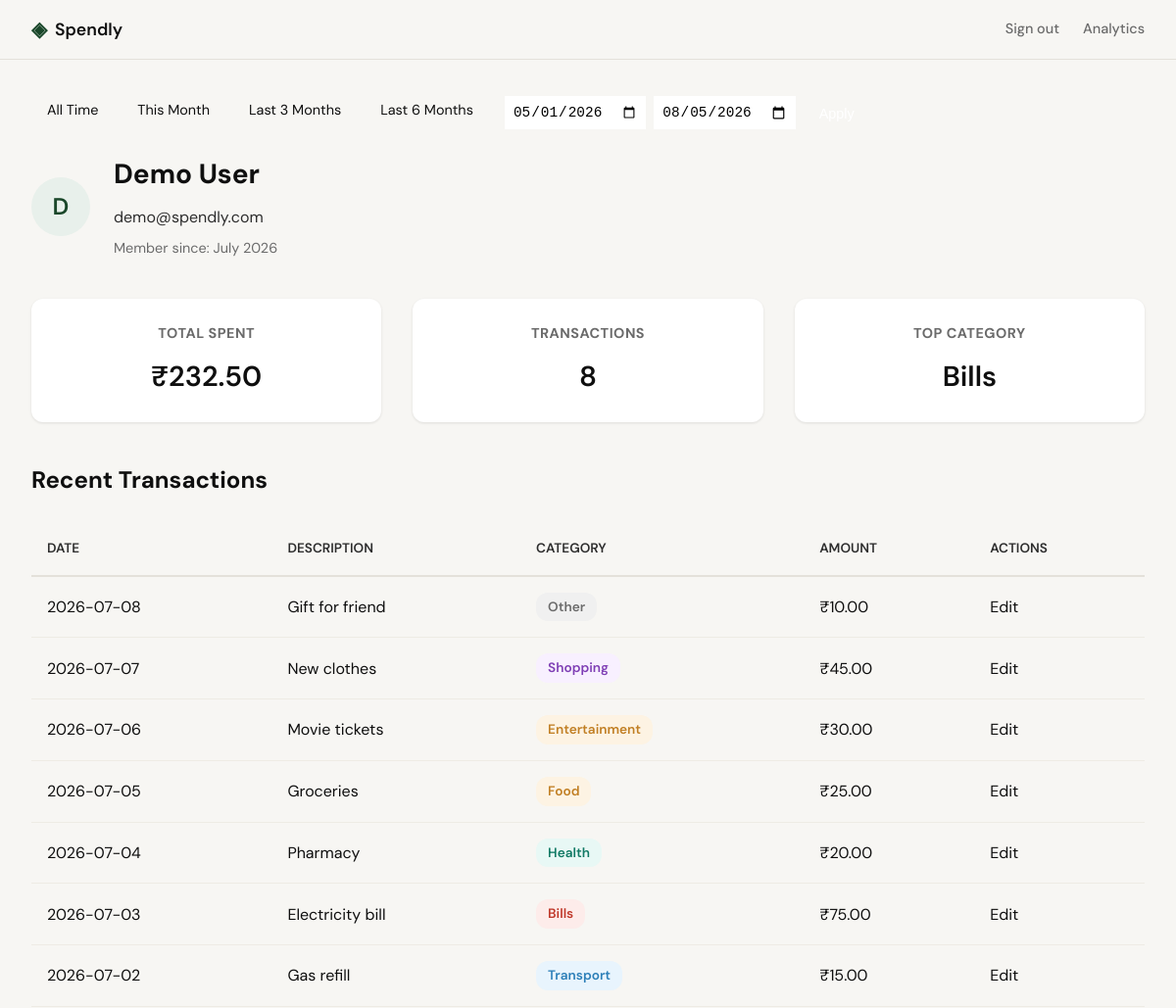
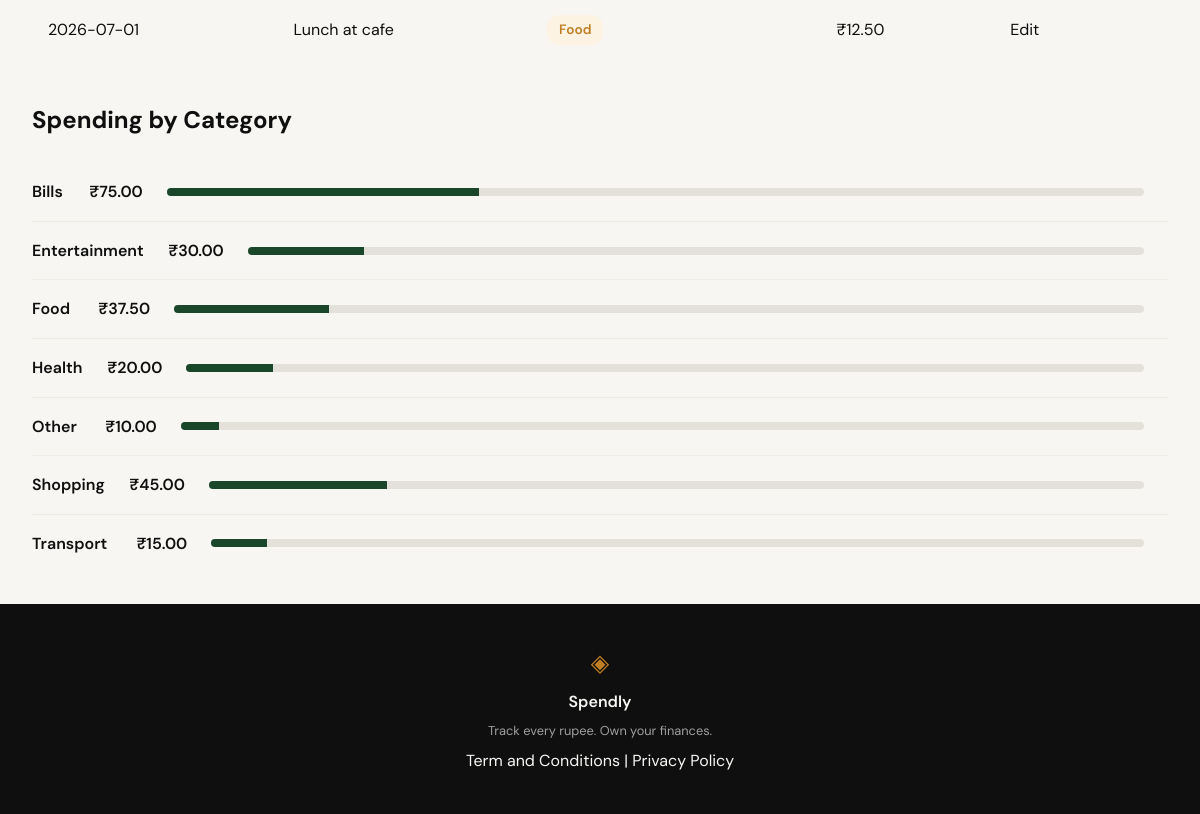
The page /profile?date_from=2026-05-01&date_to=2026-08-05 (signed in) on the database its author committed (2 pictures, top to bottom).
### tables this page shows
CREATE TABLE users (
                id INTEGER PRIMARY KEY AUTOINCREMENT,
                name TEXT NOT NULL,
                email TEXT UNIQUE NOT NULL,
                password_hash TEXT NOT NULL,
                created_at TEXT DEFAULT (datetime('now'))
            );

CREATE TABLE expenses (
                id INTEGER PRIMARY KEY AUTOINCREMENT,
                user_id INTEGER NOT NULL,
                amount REAL NOT NULL,
                category TEXT NOT NULL,
                date TEXT NOT NULL,
                description TEXT,
                created_at TEXT DEFAULT (datetime('now')),
                FOREIGN KEY (user_id) REFERENCES users (id)
            );

### app.py (the view)
@app.route("/profile")
def profile():
    if not session.get("user_id"):
        return redirect(url_for("login"))
    user_id = session["user_id"]
    user = get_user_by_id(user_id)
    if not user:
        session.clear()
        return redirect(url_for("login"))
    date_from = request.args.get('date_from', '').strip()
    date_to = request.args.get('date_to', '').strip()
    def is_valid_date(date_str):
        try:
            if date_str:
                datetime.strptime(date_str, '%Y-%m-%d')
                return True
            return False
        except ValueError:
            return False
    valid_date_from = date_from if is_valid_date(date_from) else None
    valid_date_to = date_to if is_valid_date(date_to) else None
    if (valid_date_from and not valid_date_to) or (not valid_date_from and valid_date_to):
        valid_date_from = None
        valid_date_to = None
    elif valid_date_from and valid_date_to and valid_date_from > valid_date_to:
        flash("Start date must be before end date.", "warning")
        valid_date_from = None
        valid_date_to = None
    today = datetime.now().date()
    this_month_start = today.replace(day=1)
    if today.month <= 3:
        three_months_month = today.month + 12 - 3
        three_months_year = today.year - 1
    else:
        three_months_month = today.month - 3
        three_months_year = today.year
    three_months_start = today.replace(year=three_months_year, month=three_months_month, day=1)
    if today.month <= 6:
        six_months_month = today.month + 12 - 6
        six_months_year = today.year - 1
    else:
        six_months_month = today.month - 6
        six_months_year = today.year
    six_months_start = today.replace(year=six_months_year, month=six_months_month, day=1)
    stats = get_summary_stats(user_id, valid_date_from, valid_date_to)
    recent_transactions = get_recent_transactions(user_id, 10, valid_date_from, valid_date_to)
    category_totals = get_category_breakdown(user_id, valid_date_from, valid_date_to)
    return render_template("profile.html",
                         user=user,
                         stats=stats,
                         recent_transactions=recent_transactions,
                         category_totals=category_totals,
                         date_from=valid_date_from,
                         date_to=valid_date_to,
                         today=today,
                         this_month_start=this_month_start,
                         three_months_start=three_months_start,
                         six_months_start=six_months_start)

### database/db.py (called while the page is built)
def get_db():
    db_path = os.path.join(os.path.dirname(os.path.dirname(__file__)), 'spendly.db')
    conn = sqlite3.connect(db_path)
    conn.execute('PRAGMA foreign_keys = ON')
    conn.row_factory = sqlite3.Row
    return conn

### database/queries.py (called while the page is built)
def get_user_by_id(user_id):
    conn = get_db()
    try:
        user = conn.execute(
            'SELECT id, name, email, created_at FROM users WHERE id = ?',
            (user_id,)
        ).fetchone()
        if user:
            user_dict = dict(user)
            try:
                dt = datetime.strptime(user_dict['created_at'], '%Y-%m-%d %H:%M:%S')
                user_dict['member_since'] = dt.strftime('%B %Y')
            except ValueError:
                user_dict['member_since'] = user_dict['createdat'][:7]  # YYYY-MM
            return user_dict
        return None
    finally:
        conn.close()

def get_recent_transactions(user_id, limit=10, date_from=None, date_to=None):
    conn = get_db()
    try:
        query = '''
            SELECT id, date, description, category, amount
            FROM expenses
            WHERE user_id = ?
        '''
        params = [user_id]
        if date_from and date_to:
            query += ' AND date BETWEEN ? AND ?'
            params.extend([date_from, date_to])
        query += '''
            ORDER BY date DESC, created_at DESC
            LIMIT ?
        '''
        params.append(limit)
        transactions = conn.execute(query, params).fetchall()
        return [dict(tx) for tx in transactions]
    finally:
        conn.close()

def get_category_breakdown(user_id, date_from=None, date_to=None):
    conn = get_db()
    try:
        query = '''
            SELECT category, SUM(amount) as total
            FROM expenses
            WHERE user_id = ?
        '''
        params = [user_id]
        if date_from and date_to:
            query += ' AND date BETWEEN ? AND ?'
            params.extend([date_from, date_to])
        query += '''
            GROUP BY category
        '''
        category_rows = conn.execute(query, params).fetchall()
        category_totals = {}
        for row in category_rows:
            category = row['category']
            amount = float(row['total']) if row['total'] is not None else 0.0
            category_totals[category] = amount
        return category_totals
    finally:
        conn.close()

### templates/profile.html (shortened to what this page needs)
{% extends "base.html" %}
{% block head %}
<link rel="stylesheet" href="{{ url_for('static', filename='css/profile.css') }}">
{% endblock %}
{% block content %}
<div class="profile-container">
    <div class="filter-bar">
        <div class="filter-presets">
            <a href="{{ url_for('profile') }}" class="filter-preset-btn {% if not date_from and not date_to %}active{% endif %}">All Time</a>
            <a href="{{ url_for('profile', date_from=this_month_start, date_to=today) }}" class="filter-preset-btn {% if date_from == this_month_start and date_to == today %}active{% endif %}">This Month</a>
            <a href="{{ url_for('profile', date_from=three_months_start, date_to=today) }}" class="filter-preset-btn {% if date_from == three_months_start and date_to == today %}active{% endif %}">Last 3 Months</a>
            <a href="{{ url_for('profile', date_from=six_months_start, date_to=today) }}" class="filter-preset-btn {% if date_from == six_months_start and date_to == today %}active{% endif %}">Last 6 Months</a>
        </div>
        <div class="filter-custom">
            <form method="GET" action="{{ url_for('profile') }}">
                <input type="date" name="date_from" value="{{ date_from if date_from else '' }}" placeholder="Start date">
                <input type="date" name="date_to" value="{{ date_to if date_to else '' }}" placeholder="End date">
                <button type="submit" class="filter-btn-apply">Apply</button>
            </form>
        </div>
    </div>
    <div class="user-info-card">
        <div class="avatar">{{ user.name[0] }}</div>
        <div class="user-info">
            <h2>{{ user.name }}</h2>
            <p class="email">{{ user.email }}</p>
            <p class="member-since">Member since: {{ user.member_since }}</p>
        </div>
    </div>
    <div class="stats-row">
        <div class="stat-card">
            <h3>Total Spent</h3>
            <p class="stat-value">₹{{ "%.2f"|format(stats.total_spent) }}</p>
        </div>
        <div class="stat-card">
            <h3>Transactions</h3>
            <p class="stat-value">{{ stats.transaction_count }}</p>
        </div>
        <div class="stat-card">
            <h3>Top Category</h3>
            <p class="stat-value">{{ stats.top_category }}</p>
        </div>
    </div>
    <section class="transaction-history">
        <h2>Recent Transactions</h2>
        <table>
            <thead>
                <tr>
                    <th>Date</th>
                    <th>Description</th>
                    <th>Category</th>
                    <th>Amount</th>
                    <th>Actions</th>
                </tr>
            </thead>
            <tbody>
                {% for tx in recent_transactions %}
                <tr>
                    <td>{{ tx.date }}</td>
                    <td>{{ tx.description }}</td>
                    <td><span class="category-badge category-{{ tx.category|lower }}">{{ tx.category }}</span></td>
                    <td>₹{{ "%.2f"|format(tx.amount) }}</td>
                    <td><a href="{{ url_for('edit_expense', id=tx.id) }}">Edit</a></td>
                </tr>
                {% endfor %}
            </tbody>
        </table>
    </section>
    <section class="category-breakdown">
        <h2>Spending by Category</h2>
        <ul class="category-list">
            {% for category, total in category_totals.items() %}
            <li>
                <span class="category-name">{{ category }}</span>
                <span class="category-amount">₹{{ "%.2f"|format(total) }}</span>
                <div class="progress-bar">
                    <div class="progress-fill" style="width: {{ (total / stats.total_spent * 100)|round(0) }}%"></div>
                </div>
            </li>
            {% endfor %}
        </ul>
    </section>
</div>
{% endblock %}

### static/css/style.css (style rules this page uses)
:root { --ink: #0f0f0f; --ink-soft: #2d2d2d; --ink-muted: #6b6b6b; --ink-faint: #a0a0a0; --paper: #f7f6f3; --paper-warm: #f0ede6; --paper-card: #ffffff; --accent: #1a472a; --accent-light: #e8f0eb; --accent-2: #c17f24; --accent-2-light: #fdf3e3; --danger: #c0392b; --danger-light: #fdecea; --border: #e4e1da; --border-soft: #eeebe4; --font-display: 'DM Serif Display', Georgia, serif; --font-body: 'DM Sans', system-ui, sans-serif; --max-width: 1200px; --auth-width: 440px; --radius-sm: 6px; --radius-md: 12px; --radius-lg: 20px; }
*, *::before, *::after { box-sizing: border-box; margin: 0; padding: 0; }
html { font-size: 16px; scroll-behavior: smooth; }
body { background: var(--paper); color: var(--ink); font-family: var(--font-body); font-size: 1rem; line-height: 1.6; -webkit-font-smoothing: antialiased; }
a { color: inherit; text-decoration: none; }
.profile-container { max-width: var(--max-width); margin: 0 auto; padding: 2rem; }
.user-info-card { display: flex; align-items: center; gap: 1.5rem; margin-bottom: 2.5rem; }
.avatar { width: 60px; height: 60px; background-color: var(--accent-light); color: var(--accent); display: flex; align-items: center; justify-content: center; font-size: 1.5rem; font-weight: 600; border-radius: 50%; flex-shrink: 0; }
.user-info h2 { margin: 0 0 0.5rem 0; font-size: 1.75rem; color: var(--ink); }
.user-info .email { color: var(--ink-soft); margin: 0 0 0.5rem 0; }
.user-info .member-since { color: var(--ink-muted); font-size: 0.9rem; }
.stats-row { display: flex; gap: 2rem; margin-bottom: 2.5rem; }
.stat-card { flex: 1; text-align: center; padding: 1.5rem; background-color: var(--paper-card); border-radius: var(--radius-md); box-shadow: 0 1px 3px rgba(0,0,0,0.1); }
.stat-card h3 { margin: 0 0 0.5rem 0; font-size: 0.9rem; text-transform: uppercase; letter-spacing: 0.5px; color: var(--ink-muted); }
.stat-card .stat-value { font-size: 1.8rem; font-weight: 600; color: var(--ink); }
.transaction-history { margin-bottom: 2.5rem; }
.transaction-history h2, .category-breakdown h2 { margin: 0 0 1.5rem 0; font-size: 1.5rem; color: var(--ink); }
.transaction-history table { width: 100%; border-collapse: separate; border-spacing: 0; }
.transaction-history th, .transaction-history td { padding: 1rem; text-align: left; }
.transaction-history th { font-weight: 600; color: var(--ink-soft); text-transform: uppercase; font-size: 0.85rem; border-bottom: 2px solid var(--border); }
.transaction-history td { border-bottom: 1px solid var(--border-soft); color: var(--ink); }
.transaction-history tr:last-child td { border-bottom: none; }
.category-badge { display: inline-block; padding: 0.25rem 0.75rem; border-radius: 12px; font-size: 0.85rem; font-weight: 600; text-transform: capitalize; }
.category-food { background-color: var(--accent-2-light); color: var(--accent-2); }
.category-transport { background-color: #e8f4fd; color: #2c7fb8; }
.category-bills { background-color: #fdecea; color: #c0392b; }
.category-health { background-color: #e8f8f5; color: #117a65; }
.category-entertainment { background-color: #fdf3e3; color: #c17f24; }
.category-shopping { background-color: #f8f0ff; color: #7f3fb5; }
.category-other { background-color: #f0f0f0; color: #6b6b6b; }
.category-list { list-style: none; padding: 0; }
.category-list li { display: flex; justify-content: space-between; align-items: center; padding: 1rem 0; border-bottom: 1px solid var(--border-soft); }
.category-list li:last-child { border-bottom: none; }
.category-name { font-weight: 600; color: var(--ink); }
.category-amount { font-weight: 600; color: var(--ink); min-width: 80px; text-align: right; }
.progress-bar { flex: 1; height: 8px; background-color: var(--border); border-radius: 4px; overflow: hidden; margin: 0 1.5rem; }
.progress-fill { height: 100%; background-color: var(--accent); transition: width 0.3s ease; }

### rows shown on the page
users: name "D", name "Demo User", email "demo@spendly.com"
expenses: top_category "Bills", date "2026-07-03", description "Electricity bill", category "Bills", amount "75.00", {{ (total / stats.total_spent * 100)|round(0) }} 32.0 (drawn)
expenses: date "2026-07-08", description "Gift for friend", category "Other", amount "10.00", {{ (total / stats.total_spent * 100)|round(0) }} 4.0 (drawn)
expenses: date "2026-07-07", description "New clothes", category "Shopping", amount "45.00", {{ (total / stats.total_spent * 100)|round(0) }} 19.0 (drawn)
expenses: date "2026-07-06", description "Movie tickets", category "Entertainment", amount "30.00", {{ (total / stats.total_spent * 100)|round(0) }} 13.0 (drawn)
expenses: date "2026-07-05", description "Groceries", category "Food", amount "25.00"
expenses: date "2026-07-04", description "Pharmacy", category "Health", amount "20.00", {{ (total / stats.total_spent * 100)|round(0) }} 9.0 (drawn)
expenses: date "2026-07-02", description "Gas refill", category "Transport", amount "15.00", {{ (total / stats.total_spent * 100)|round(0) }} 6.0 (drawn)
expenses: date "2026-07-01", description "Lunch at cafe", category "Food", amount "12.50"

### other values the page prints
{{ user.member_since }} "July 2026"
{{ "%.2f"|format(stats.total_spent) }} "232.50"
{{ stats.transaction_count }} "8"
{{ category }} "Food"
{{ "%.2f"|format(total) }} "37.50"
